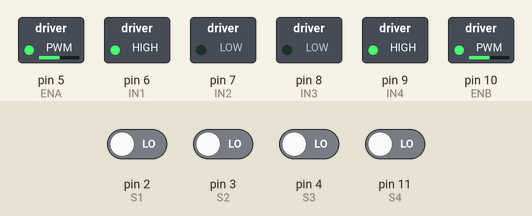
A sketch run on a simulated Arduino Uno, built with avr-gcc and run on an emulated ATmega328P. Parts: switched loads named in the sketch (green lamp = pin HIGH). The test bench sets the inputs (shaded band); at power-on: pin 2 (S1), pin 3 (S2), pin 4 (S3), pin 11 (S4) LOW.

Above: at 3.2 s.
3.3 s: pin 2 (S1) driven HIGH
At 3.8 s:
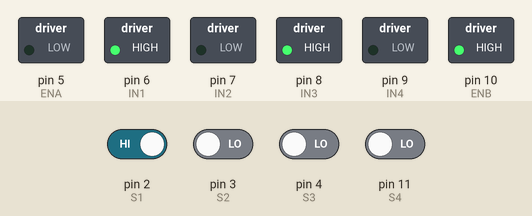
4.8 s: pin 3 (S2) driven HIGH
At 6.0 s:
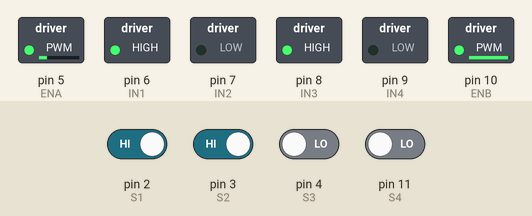
6.3 s: pin 4 (S3) driven HIGH
At 7.3 s:
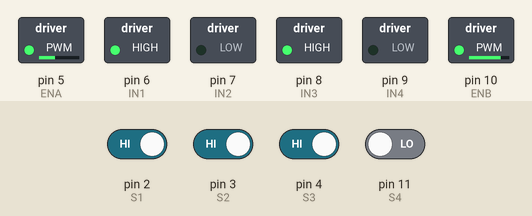
7.8 s: pin 11 (S4) driven HIGH
At 8.5 s:
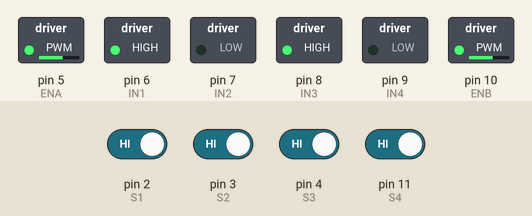
9.3 s: pin 2 (S1) driven LOW
At 9.6 s:
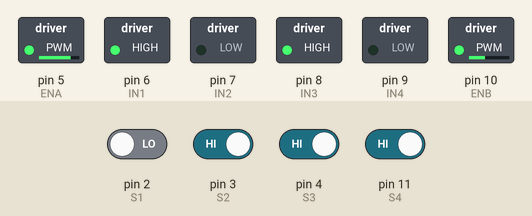
10.8 s: pin 3 (S2) driven LOW
At 11.9 s:
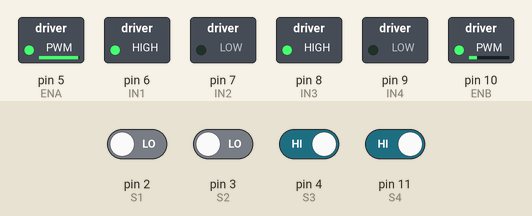
Timing chart, 0 to 13.3 s (numbered marks = the images above; inputs shaded):
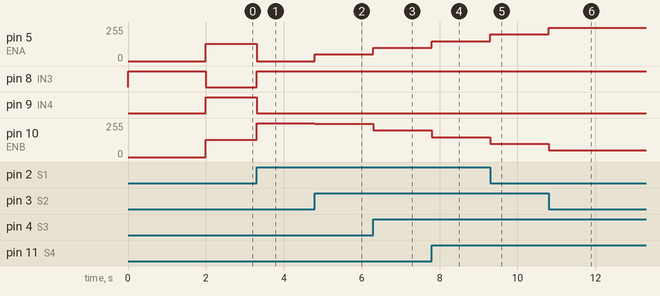

Measured:
- after the input at 3.3 s, pin 5 (ENA): 130/255 → 0/255 at once; pin 8 (IN3): LOW → HIGH at once; pin 9 (IN4): HIGH → LOW at once; pin 10 (ENB): 130/255 → 255/255 at once
- after the input at 4.8 s, pin 5 (ENA): 0/255 → 50/255 at once; pin 10 (ENB): 255/255 → 250/255 at once
- after the input at 6.3 s, pin 5 (ENA): 50/255 → 100/255 at once; pin 10 (ENB): 250/255 → 200/255 at once
- after the input at 7.8 s, pin 5 (ENA): 100/255 → 150/255 at once; pin 10 (ENB): 200/255 → 150/255 at once
- after the input at 9.3 s, pin 5 (ENA): 150/255 → 200/255 at once; pin 10 (ENB): 150/255 → 100/255 at once
- after the input at 10.8 s, pin 5 (ENA): 200/255 → 250/255 at once; pin 10 (ENB): 100/255 → 50/255 at once

The sketch:

07_proporcional_4_sensores.ino
```cpp
// ============================================================
//  SEGUIDOR DE LINEA - 4 sensores + control proporcional
//  Nivel experto
// ============================================================

const int ENA = 5, IN1 = 6, IN2 = 7;
const int IN3 = 8, IN4 = 9, ENB = 10;

// Los 4 sensores, de izquierda a derecha
const int S1 = 2, S2 = 3, S3 = 4, S4 = 11;

const int VE_LINEA = HIGH;

// ---------- AJUSTES ----------
int   VEL_BASE = 150;    // velocidad cuando va centrado
float Kp       = 50.0;   // cuanto corrige por cada unidad de error
int   VEL_BUSQUEDA = 130;

// Memoria: hacia donde estaba yendo la ultima vez que vio la linea
float ultimoError = 0;

void setup() {
  pinMode(ENA, OUTPUT); pinMode(IN1, OUTPUT); pinMode(IN2, OUTPUT);
  pinMode(IN3, OUTPUT); pinMode(IN4, OUTPUT); pinMode(ENB, OUTPUT);
  pinMode(S1, INPUT); pinMode(S2, INPUT);
  pinMode(S3, INPUT); pinMode(S4, INPUT);

  Serial.begin(9600);
  frenar();
  delay(2000);
}

void loop() {
  // ---------- 1. SENSAR ----------
  int s1 = (digitalRead(S1) == VE_LINEA) ? 1 : 0;
  int s2 = (digitalRead(S2) == VE_LINEA) ? 1 : 0;
  int s3 = (digitalRead(S3) == VE_LINEA) ? 1 : 0;
  int s4 = (digitalRead(S4) == VE_LINEA) ? 1 : 0;

  int cuantos = s1 + s2 + s3 + s4;

  // ---------- 2. PENSAR ----------
  if (cuantos == 0) {
    // Perdio la linea: gira hacia donde la vio por ultima vez
    buscarLinea();
    return;
  }

  if (cuantos == 4) {
    // Los cuatro ven negro: cruce o linea de llegada
    adelanteRecto();
    return;
  }

  // Posicion ponderada de la linea
  float error = (s1 * -3.0 + s2 * -1.0 + s3 * 1.0 + s4 * 3.0) / cuantos;
  ultimoError = error;

  float correccion = Kp * error;

  // ---------- 3. ACTUAR ----------
  int velIzq = VEL_BASE + correccion;
  int velDer = VEL_BASE - correccion;

  motorIzquierdo(constrain(velIzq, -255, 255));
  motorDerecho(constrain(velDer, -255, 255));
}

// ============================================================

void buscarLinea() {
  // Si la vio ultima vez a la izquierda, gira a la izquierda a buscarla.
  if (ultimoError < 0) {
    motorIzquierdo(-VEL_BUSQUEDA);
    motorDerecho(VEL_BUSQUEDA);
  } else {
    motorIzquierdo(VEL_BUSQUEDA);
    motorDerecho(-VEL_BUSQUEDA);
  }
}

void adelanteRecto() {
  motorIzquierdo(VEL_BASE);
  motorDerecho(VEL_BASE);
}

void frenar() {
  motorIzquierdo(0);
  motorDerecho(0);
}

void motorIzquierdo(int v) {
  if (v >= 0) { digitalWrite(IN1, HIGH); digitalWrite(IN2, LOW); }
  else        { digitalWrite(IN1, LOW);  digitalWrite(IN2, HIGH); v = -v; }
  analogWrite(ENA, constrain(v, 0, 255));
}

void motorDerecho(int v) {
  if (v >= 0) { digitalWrite(IN3, HIGH); digitalWrite(IN4, LOW); }
  else        { digitalWrite(IN3, LOW);  digitalWrite(IN4, HIGH); v = -v; }
  analogWrite(ENB, constrain(v, 0, 255));
}
```
